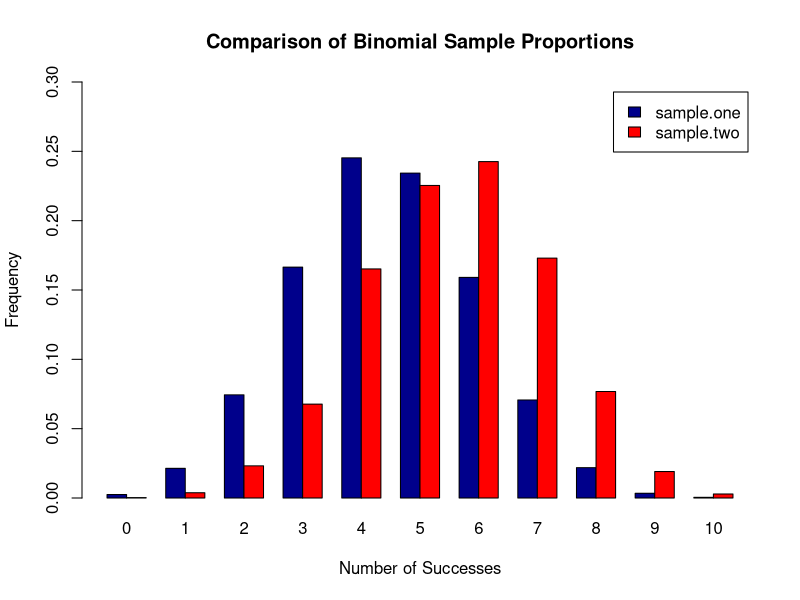

R code for this plot:
## ---- chunk 1
# DO NOT ADD OR REVISE CODE HERE
knitr::opts_chunk$set(echo = TRUE, eval = TRUE)

## ---- chunk 2
set.seed(123)
sample.one <- table(rbinom(10000, 10, 0.45)) / 10000
sample.two <- table(rbinom(10000, 10, 0.55)) / 10000

successes <- seq(0, 10)

sum(sample.one * successes) # [1] 4.4827
sum(sample.two * successes) # [1] 5.523
## ---- chunk 3
counts <- rbind(sample.one, sample.two)

barplot(counts, main = "Comparison of Binomial Sample Proportions", 
  ylab = "Frequency", ylim = c(0,0.3),xlab = "Number of Successes",
  beside = TRUE, col = c("darkblue","red"),legend = rownames(counts),
  names.arg = c("0", "1", "2", "3", "4", "5", "6", "7", "8", "9", "10"))
## ---- chunk 4


## ---- chunk 5


## ---- chunk 6


## ---- chunk 7


## ---- chunk 8


## ---- chunk 9


## ---- chunk 10


## ---- chunk 11


## ---- chunk 12


## ---- chunk 13


## ---- chunk 14


## ---- chunk 15


## ---- chunk 16


## ---- chunk 17


## ---- chunk 18


